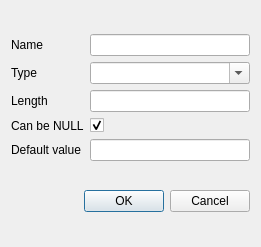
<?xml version="1.0" encoding="UTF-8"?>
<ui version="4.0">
 <class>DbManagerDlgFieldProperties</class>
 <widget class="QDialog" name="DbManagerDlgFieldProperties">
  <property name="geometry">
   <rect>
    <x>0</x>
    <y>0</y>
    <width>261</width>
    <height>247</height>
   </rect>
  </property>
  <property name="windowTitle">
   <string>Field properties</string>
  </property>
  <layout class="QVBoxLayout">
   <item>
    <layout class="QGridLayout">
     <item row="0" column="0">
      <widget class="QLabel" name="label">
       <property name="text">
        <string>Name</string>
       </property>
      </widget>
     </item>
     <item row="0" column="1">
      <widget class="QLineEdit" name="editName">
       <property name="text">
        <string notr="true"/>
       </property>
      </widget>
     </item>
     <item row="1" column="0">
      <widget class="QLabel" name="label_2">
       <property name="text">
        <string>Type</string>
       </property>
      </widget>
     </item>
     <item row="1" column="1">
      <widget class="QComboBox" name="cboType">
       <property name="editable">
        <bool>true</bool>
       </property>
       <property name="insertPolicy">
        <enum>QComboBox::NoInsert</enum>
       </property>
      </widget>
     </item>
     <item row="3" column="0">
      <widget class="QLabel" name="label_3">
       <property name="text">
        <string>Can be NULL</string>
       </property>
      </widget>
     </item>
     <item row="3" column="1">
      <widget class="QCheckBox" name="chkNull">
       <property name="text">
        <string notr="true"/>
       </property>
       <property name="checked">
        <bool>true</bool>
       </property>
      </widget>
     </item>
     <item row="4" column="0">
      <widget class="QLabel" name="label_4">
       <property name="text">
        <string>Default value</string>
       </property>
      </widget>
     </item>
     <item row="4" column="1">
      <widget class="QLineEdit" name="editDefault">
       <property name="text">
        <string notr="true"/>
       </property>
      </widget>
     </item>
     <item row="2" column="0">
      <widget class="QLabel" name="label_5">
       <property name="text">
        <string>Length</string>
       </property>
      </widget>
     </item>
     <item row="2" column="1">
      <widget class="QLineEdit" name="editLength">
       <property name="text">
        <string notr="true"/>
       </property>
      </widget>
     </item>
    </layout>
   </item>
   <item>
    <widget class="QDialogButtonBox" name="buttonBox">
     <property name="orientation">
      <enum>Qt::Horizontal</enum>
     </property>
     <property name="standardButtons">
      <set>QDialogButtonBox::Cancel|QDialogButtonBox::Ok</set>
     </property>
    </widget>
   </item>
  </layout>
 </widget>
 <tabstops>
  <tabstop>editName</tabstop>
  <tabstop>cboType</tabstop>
  <tabstop>editLength</tabstop>
  <tabstop>chkNull</tabstop>
  <tabstop>editDefault</tabstop>
  <tabstop>buttonBox</tabstop>
 </tabstops>
 <resources/>
 <connections>
  <connection>
   <sender>buttonBox</sender>
   <signal>rejected()</signal>
   <receiver>DbManagerDlgFieldProperties</receiver>
   <slot>reject()</slot>
   <hints>
    <hint type="sourcelabel">
     <x>316</x>
     <y>260</y>
    </hint>
    <hint type="destinationlabel">
     <x>286</x>
     <y>274</y>
    </hint>
   </hints>
  </connection>
 </connections>
</ui>
